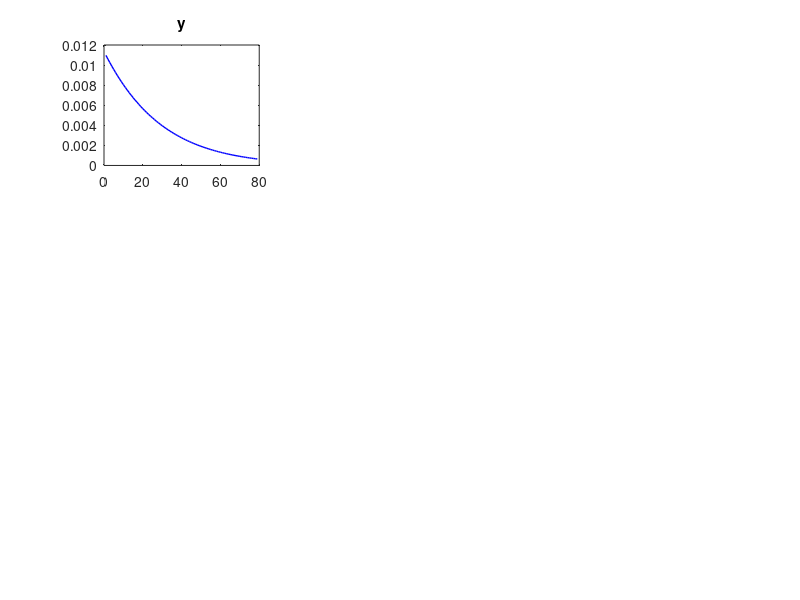

The MATLAB script that drew this image: (Note: this script raises an error after producing the figure.)
% Uhlig and Christiano (2002)'s method of undermined coefficients
clear all;

%=========================================================
% ======= PARAMETERS =====================================
%% normally, we calibrate beta, delta and estimate the rest
beta = 0.985;          %intertemporal discount
delta = 0.025;         %depreciation rate
alpha = 0.35;          %capital share
eta = 2;               %Coefficient of Relative Risk Aversion, intertemporal elasticity of substitution is 1/eta
phi = 1.5;             %Inverse Frisch Elasticity of Labor Supply, Frisch elasticity is 1/phi
rhoa = 0.95;           %persistence of shocks

% Step 1: Compute the steady-state of all variables
%==================================================
rss = 1 / beta + delta - 1;
wss = (1-alpha) * ((alpha/rss)^(alpha/(1-alpha)));
nss = ((wss^(1/eta))/( wss/(1-alpha) - delta*((wss/(1-alpha))^(1/alpha) ) ))^(1/(phi/eta + 1));
iss = delta*((alpha/rss)^(1/(1-alpha)))*nss;
css = (wss/(nss^phi))^(1/eta);
kss = ((alpha/rss)^(1/(1-alpha)))*nss;
yss = kss^alpha * nss^(1-alpha);
disp([rss, wss, yss, iss, css, nss, kss]);

%% The model in linearized form
%==================================================
%% x_t = [ \tilde{k}_t ]
%% y_t = \begin{bmatrix}
%%		\tilde{y}_t \\
%%		\tilde{c}_t \\
%%		\tilde{n}_t \\
%%		\tilde{w}_t \\
%%		\tilde{r}_t \\
%%		\tilde{i}_t
%%	\end{bmatrix}
%% The mapping matrices
%% \begin{align}
%%	\label{matrix_1} 0 &= A x_t + B x_{t-1} + C y_t + D z_t, \\
%%	\label{matrix_2} 0 &= E_t [ F x_{t+1} + G x_t + H x_{t-1} + J y_{t+1} + K y_t + L z_{t+1} + M z_t ]
%% \label{matrix_3} z_{t+1} &= N z_t + \epsilon_{t+1}, \ E_t (\epsilon_{t+1}) = 0.
%% \end{align}

%%=================================================
% Define matrices and solve the model (linearized)
%%=================================================

A = [1; 0; 0; 0; 0; 0];
B = [-(1-delta); -alpha; 0; 0; 1; 0];
C = [0, 0, 0, 0, 0, -delta; ...
     1, 0, -(1-alpha), 0, 0, 0; ...
     0, eta, phi, -1, 0, 0; ...
     -1, 0, 1, 1, 0, 0; ...
     -1, 0, 0, 0, 1, 0; ...
     -yss, css, 0, 0, 0, iss];
D = [0; -1; 0; 0; 0; 0];
F = [0]; G = [0]; H = [0];
J = [0, eta/beta, 0, 0, -rss, 0];
K = [0, -eta/beta, 0, 0, 0, 0];
L = [0]; 
M = [0];
N = [rhoa];

% Solving auxiliary matrices
%==================================================
% Solve for P (quadratic equation)
C_inv = inv(C);
a = F - J * C_inv*A;
b = - (J * C_inv * B - G + K * C_inv * A);
c = - K * C_inv * B + H;
DELTA = b^2 - 4 * a * c;
P1 = (-b + sqrt(DELTA))/(2*a);
P2 = (-b - sqrt(DELTA))/(2*a);
P = min(abs(P1), abs(P2));

% Solve for R
R = -C_inv * (A * P + B);

% Solve for Q
k = 1; % Number of columns in Q, based on the dimension of z_t
I_k = eye(k);
% LHS matrix for the system
LHS = kron(N', F - J * C_inv * A) + kron(I_k, J * R + F * P + G - K * C_inv * A);
% RHS vector for the system
RHS = (J * C_inv * D - L) * N + K * C_inv * D - M;
% Solve for vectorized Q
Q_vec = inv(LHS) * vec(RHS);
%Q_vec = RHS/LHS;
% Since Q is 1x1, assign directly
Q = Q_vec; % No need to reshape for scalar values

% Solve for S
S = -C_inv * (A * Q + D);

% Display results
disp('P = '); disp(P);
disp('R = '); disp(R);
disp('Q = '); disp(Q);
disp('S = '); disp(S);

%%=============================
% Impulse Response Functions
%%=============================

% A one-time shock with the maginitude of 1 standard deviation
T = 80; %time horizon

tilde_k = zeros(1,T);
tilde_y = zeros(1,T);
tilde_c = zeros(1,T);
tilde_n = zeros(1,T);
tilde_w = zeros(1,T);
tilde_r = zeros(1,T);
tilde_i = zeros(1,T);
tilde_A = zeros(1,T);

%% IRF
% one-time shock
tilde_A(1) = 0.01; %standard error of shock

for t = 1:T-1
    tilde_A(t+1) = rhoa * tilde_A(t);
    tilde_k(t+1) = P * tilde_k(t) + Q * tilde_A(t);
    tilde_y(t) = R(1) * tilde_k(t) + S(1) * tilde_A(t);
    tilde_c(t) = R(2) * tilde_k(t) + S(2) * tilde_A(t);
    tilde_n(t) = R(3) * tilde_k(t) + S(3) * tilde_A(t);
    tilde_w(t) = R(4) * tilde_k(t) + S(4) * tilde_A(t);
    tilde_r(t) = R(5) * tilde_k(t) + S(5) * tilde_A(t);
    tilde_i(t) = R(6) * tilde_k(t) + S(6) * tilde_A(t);
end

variables = {tilde_y,tilde_c,tilde_n,tilde_w,tilde_r,tilde_i, tilde_k, tilde_A};
labels = {'y', 'c', 'n', 'w', 'r', 'i', 'k', 'A'};
horizon = 1:T-1; %choose the horizon after the shock

figure;
for i = 1:length(variables)
    subplot(3,3,i);
    plot(horizon, variables{i}(horizon), 'b', 'LineWidth', 1); %
    hold on;
    title(labels{i});
    yline(0, 'Color','r', 'LineWidth', 1); % Zero line in red
    grid on;
end

%%===========================
%% Stochastic simulation
%%===========================
sigmae = 0.01;

T = 1000; %nbumber of periods

tilde_k = zeros(1,T);
tilde_y = zeros(1,T);
tilde_c = zeros(1,T);
tilde_n = zeros(1,T);
tilde_w = zeros(1,T);
tilde_r = zeros(1,T);
tilde_i = zeros(1,T);
tilde_A = zeros(1,T);

% a series of random shocks
randn('seed',666);
e = sigmae*randn(1,T);
% the time series
for t = 1:T-1
    tilde_A(t+1) = rhoa * tilde_A(t) + e(t);
    tilde_k(t+1) = P * tilde_k(t) + Q * tilde_A(t);
    tilde_y(t) = R(1) * tilde_k(t) + S(1) * tilde_A(t);
    tilde_c(t) = R(2) * tilde_k(t) + S(2) * tilde_A(t);
    tilde_n(t) = R(3) * tilde_k(t) + S(3) * tilde_A(t);
    tilde_w(t) = R(4) * tilde_k(t) + S(4) * tilde_A(t);
    tilde_r(t) = R(5) * tilde_k(t) + S(5) * tilde_A(t);
    tilde_i(t) = R(6) * tilde_k(t) + S(6) * tilde_A(t);
end

variables = {tilde_y,tilde_c,tilde_n,tilde_w,tilde_r,tilde_i, tilde_k, tilde_A, e};
labels = {'y', 'c', 'n', 'w', 'r', 'i', 'k', 'A', 'e'};
horizon = 1:200; %choose the horizon after the shock

figure;
for i = 1:length(variables)
    subplot(3,3,i);
    plot(horizon, variables{i}(horizon), 'b', 'LineWidth', 1); %
    hold on;
    title(labels{i});
    yline(0, 'Color','r', 'LineWidth', 1); % Zero line in red
    grid on;
end
